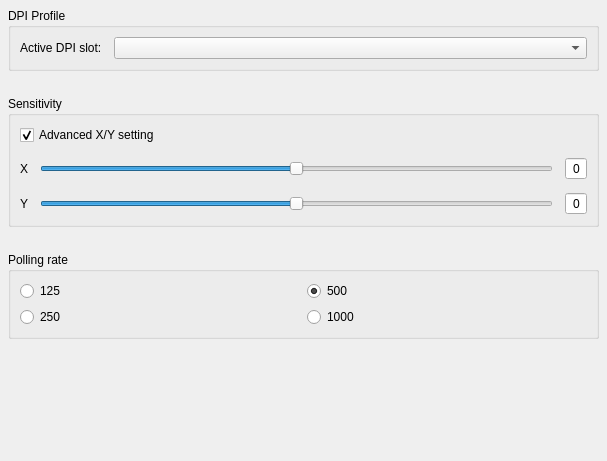
                <widget class="QWidget" name="sacSensorCtrl">
                 <property name="geometry">
                  <rect>
                   <x>0</x>
                   <y>0</y>
                   <width>607</width>
                   <height>461</height>
                  </rect>
                 </property>
                 <layout class="QVBoxLayout" name="verticalLayout_12">
                  <property name="spacing">
                   <number>0</number>
                  </property>
                  <property name="leftMargin">
                   <number>8</number>
                  </property>
                  <property name="topMargin">
                   <number>8</number>
                  </property>
                  <property name="rightMargin">
                   <number>8</number>
                  </property>
                  <property name="bottomMargin">
                   <number>8</number>
                  </property>
                  <item>
                   <widget class="QFrame" name="pnlSensorCtrl">
                    <layout class="QVBoxLayout" name="verticalLayout_11">
                     <property name="spacing">
                      <number>25</number>
                     </property>
                     <property name="leftMargin">
                      <number>0</number>
                     </property>
                     <property name="topMargin">
                      <number>0</number>
                     </property>
                     <property name="rightMargin">
                      <number>0</number>
                     </property>
                     <property name="bottomMargin">
                      <number>0</number>
                     </property>
                     <item>
                      <widget class="QGroupBox" name="groupBox_2">
                       <property name="title">
                        <string>DPI Profile</string>
                       </property>
                       <layout class="QGridLayout" name="gridLayout_7">
                        <property name="spacing">
                         <number>12</number>
                        </property>
                        <item row="0" column="0">
                         <widget class="QLabel" name="label_3">
                          <property name="text">
                           <string>Active DPI slot:</string>
                          </property>
                          <property name="buddy">
                           <cstring>cbxDPIActiveSlot</cstring>
                          </property>
                         </widget>
                        </item>
                        <item row="0" column="1">
                         <widget class="QComboBox" name="cbxDPIActiveSlot">
                          <property name="sizePolicy">
                           <sizepolicy hsizetype="MinimumExpanding" vsizetype="Fixed">
                            <horstretch>0</horstretch>
                            <verstretch>0</verstretch>
                           </sizepolicy>
                          </property>
                          <property name="toolTip">
                           <string>Use selected DPI slot as active DPI value</string>
                          </property>
                         </widget>
                        </item>
                       </layout>
                      </widget>
                     </item>
                     <item>
                      <widget class="QGroupBox" name="gbSensitivity">
                       <property name="title">
                        <string>Sensitivity</string>
                       </property>
                       <layout class="QGridLayout" name="gridLayout_20">
                        <property name="spacing">
                         <number>12</number>
                        </property>
                        <item row="0" column="0" colspan="2">
                         <widget class="QCheckBox" name="cbxSenitivityEnableAdv">
                          <property name="text">
                           <string>Advanced X/Y setting</string>
                          </property>
                          <property name="checked">
                           <bool>true</bool>
                          </property>
                         </widget>
                        </item>
                        <item row="1" column="0">
                         <widget class="QLabel" name="label">
                          <property name="text">
                           <string>X</string>
                          </property>
                         </widget>
                        </item>
                        <item row="1" column="1">
                         <widget class="QSlider" name="hsXSensitivity">
                          <property name="sizePolicy">
                           <sizepolicy hsizetype="MinimumExpanding" vsizetype="Fixed">
                            <horstretch>0</horstretch>
                            <verstretch>0</verstretch>
                           </sizepolicy>
                          </property>
                          <property name="minimum">
                           <number>-5</number>
                          </property>
                          <property name="maximum">
                           <number>5</number>
                          </property>
                          <property name="orientation">
                           <enum>Qt::Orientation::Horizontal</enum>
                          </property>
                         </widget>
                        </item>
                        <item row="1" column="2">
                         <widget class="QSpinBox" name="edXSensitivity">
                          <property name="alignment">
                           <set>Qt::AlignmentFlag::AlignRight|Qt::AlignmentFlag::AlignTrailing|Qt::AlignmentFlag::AlignVCenter</set>
                          </property>
                          <property name="buttonSymbols">
                           <enum>QAbstractSpinBox::ButtonSymbols::NoButtons</enum>
                          </property>
                          <property name="accelerated">
                           <bool>true</bool>
                          </property>
                          <property name="minimum">
                           <number>-5</number>
                          </property>
                          <property name="maximum">
                           <number>5</number>
                          </property>
                         </widget>
                        </item>
                        <item row="2" column="0">
                         <widget class="QLabel" name="label_2">
                          <property name="text">
                           <string>Y</string>
                          </property>
                         </widget>
                        </item>
                        <item row="2" column="1">
                         <widget class="QSlider" name="hsYSensitivity">
                          <property name="sizePolicy">
                           <sizepolicy hsizetype="MinimumExpanding" vsizetype="Fixed">
                            <horstretch>0</horstretch>
                            <verstretch>0</verstretch>
                           </sizepolicy>
                          </property>
                          <property name="minimum">
                           <number>-5</number>
                          </property>
                          <property name="maximum">
                           <number>5</number>
                          </property>
                          <property name="orientation">
                           <enum>Qt::Orientation::Horizontal</enum>
                          </property>
                         </widget>
                        </item>
                        <item row="2" column="2">
                         <widget class="QSpinBox" name="edYSensitivity">
                          <property name="alignment">
                           <set>Qt::AlignmentFlag::AlignRight|Qt::AlignmentFlag::AlignTrailing|Qt::AlignmentFlag::AlignVCenter</set>
                          </property>
                          <property name="buttonSymbols">
                           <enum>QAbstractSpinBox::ButtonSymbols::NoButtons</enum>
                          </property>
                          <property name="accelerated">
                           <bool>true</bool>
                          </property>
                          <property name="minimum">
                           <number>-5</number>
                          </property>
                          <property name="maximum">
                           <number>5</number>
                          </property>
                         </widget>
                        </item>
                       </layout>
                      </widget>
                     </item>
                     <item>
                      <widget class="QGroupBox" name="gbPollRate">
                       <property name="title">
                        <string>Polling rate</string>
                       </property>
                       <layout class="QGridLayout" name="gridLayout_11">
                        <item row="0" column="0">
                         <widget class="QRadioButton" name="rbPollRate125">
                          <property name="text">
                           <string>125</string>
                          </property>
                         </widget>
                        </item>
                        <item row="0" column="1">
                         <widget class="QRadioButton" name="rbPollRate500">
                          <property name="text">
                           <string>500</string>
                          </property>
                          <property name="checked">
                           <bool>true</bool>
                          </property>
                         </widget>
                        </item>
                        <item row="1" column="0">
                         <widget class="QRadioButton" name="rbPollRate250">
                          <property name="text">
                           <string>250</string>
                          </property>
                         </widget>
                        </item>
                        <item row="1" column="1">
                         <widget class="QRadioButton" name="rbPollRate1000">
                          <property name="text">
                           <string>1000</string>
                          </property>
                         </widget>
                        </item>
                       </layout>
                      </widget>
                     </item>
                     <item>
                      <spacer name="verticalSpacer">
                       <property name="orientation">
                        <enum>Qt::Orientation::Vertical</enum>
                       </property>
                       <property name="sizeHint" stdset="0">
                        <size>
                         <width>20</width>
                         <height>62</height>
                        </size>
                       </property>
                      </spacer>
                     </item>
                    </layout>
                   </widget>
                  </item>
                 </layout>
                </widget>
